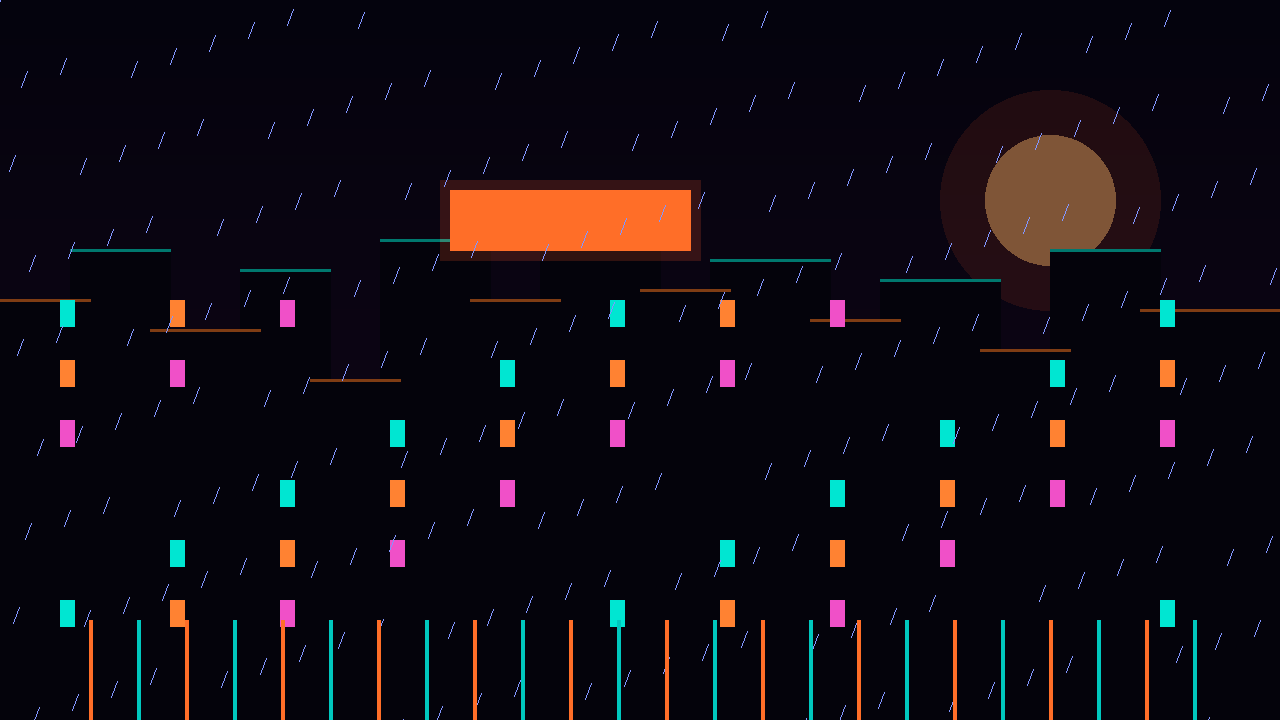
#> input picture platform-adapters/doubao/prompt-reverse-engineer/assets/examples/image_example/input.png, 1280 x 720 px
$ python analyze_image.py ../assets/examples/image_example/input.png   (older library calls are emulated)
#> lines starting #> are read from the running program, lines starting #| are printed output that depends on the picture; after the words box and inside, x2 and y2 are one past the last pixel; in counts of white or black regions, pixels touching at a corner belong together
#!/usr/bin/env python3
# -*- coding: utf-8 -*-
"""图片本地信号提取脚本（prompt-reverse-engineer 技能组件）。

只做可计算信号：尺寸/EXIF/主色（固定 4bit 分桶，非 k-means，保证幂等）/构图/质量/人脸。
语义判断（这是什么主体、什么风格）由 Agent 多模态本体完成。
退出码：0 成功 / 1 用法错误 / 2 输入不可读 / 3 URL 下载失败 / 4 解码失败
"""
import argparse
import hashlib
import io
import json
import math
import re
import sys

import cv2
import numpy as np
from PIL import Image

TOOL = "analyze_image.py"
SCHEMA_VERSION = "1.0"

HUE_NAMES = [
    (0, 30, "红"), (30, 60, "橙"), (60, 90, "黄"), (90, 150, "绿"),
    (150, 180, "青"), (180, 250, "蓝"), (250, 290, "紫"), (290, 330, "品红"),
    (330, 360, "红"),
]


def load_bytes(args):
    source = args.input
    if source == "-":
        data = sys.stdin.buffer.read()
        if not data:
            print("错误：stdin 无输入", file=sys.stderr)
            sys.exit(2)
        return data, source, "stdin"
    if re.match(r"^https?://", source):
        try:
            import requests
        except ImportError:
            print("错误：URL 输入需要 requests 库", file=sys.stderr)
            sys.exit(3)
        try:
            resp = requests.get(source, timeout=args.timeout)
            resp.raise_for_status()
        except Exception as exc:
            print(f"错误：URL 下载失败：{exc}", file=sys.stderr)
            sys.exit(3)
        return resp.content, source, "url"
    try:
        with open(source, "rb") as fh:
            return fh.read(), source, "file"
    except OSError as exc:
        print(f"错误：文件不可读：{exc}", file=sys.stderr)
        sys.exit(2)


def rounded(value, ndigits=4):
    return round(float(value), ndigits)


def aspect_ratio_str(w, h):
    g = math.gcd(int(w), int(h))
    return f"{int(w) // g}:{int(h) // g}"


def extract_exif(data: bytes):
    exif = {}
    try:
        img = Image.open(io.BytesIO(data))
        info = img.getexif()
        mapping = {
            271: "camera_make",
            272: "camera_model",
            37386: "focal_length_35mm",
            33437: "aperture_fnumber",
            37377: "shutter_speed",
            34855: "iso",
            306: "datetime",
            274: "orientation",
        }
        for tag_id, name in mapping.items():
            if tag_id in info:
                value = info[tag_id]
                exif[name] = str(value)
    except Exception:
        pass
    return exif


def analyze_bgr(bgr: np.ndarray, data_size: int, pil_format: str):
    h, w = bgr.shape[:2]
    gray = cv2.cvtColor(bgr, cv2.COLOR_BGR2GRAY)
    hsv = cv2.cvtColor(bgr, cv2.COLOR_BGR2HSV)

    # --- 主色：降采样 64x64 + 每通道 4bit 固定分桶（幂等） ---
    small = cv2.resize(bgr, (64, 64), interpolation=cv2.INTER_AREA)
    bins = {}
    for row in small.reshape(-1, 3):
        key = (int(row[0]) >> 4, int(row[1]) >> 4, int(row[2]) >> 4)
        bins[key] = bins.get(key, 0) + 1
    total_px = small.shape[0] * small.shape[1]
    ranked = sorted(bins.items(), key=lambda kv: (-kv[1], kv[0]))
    dominant_colors = []
    for (br, bg, bb), cnt in ranked[:8]:
        rep = ((br << 4) | 8, (bg << 4) | 8, (bb << 4) | 8)  # 桶中点代表色
        dominant_colors.append({
            "hex": "#%02X%02X%02X" % (rep[2], rep[1], rep[0]),  # RGB 顺序
            "rgb": [int(rep[2]), int(rep[1]), int(rep[0])],
            "ratio": round(cnt / total_px, 4),
        })

    # --- 亮度 / 对比度 / 饱和度 / 色温 / 灰阶 ---
    brightness_mean = rounded(gray.mean())
    brightness_std = rounded(gray.std())
    contrast = rounded(float(gray.max() - gray.min()) / 255.0 * 100.0, 2)
    sat = hsv[:, :, 1]
    saturation_mean = rounded(sat.mean())
    is_grayscale = bool(saturation_mean < 5.0)
    b_mean, r_mean = float(bgr[:, :, 0].mean()), float(bgr[:, :, 2].mean())
    if b_mean - r_mean > 12:
        temperature = "冷"
    elif r_mean - b_mean > 12:
        temperature = "暖"
    else:
        temperature = "中性"
    hue_hist = np.zeros(12, dtype=np.int64)
    mask = (hsv[:, :, 1] > 40) & (hsv[:, :, 2] > 40)
    hue_vals = (hsv[:, :, 0][mask] // 15).astype(np.int64)
    for hv in hue_vals:
        hue_hist[min(int(hv), 11)] += 1
    hue_index = int(np.argmax(hue_hist)) * 15
    dominant_hue_name = "未知"
    for lo, hi, name in HUE_NAMES:
        if lo <= hue_index < hi:
            dominant_hue_name = name
            break

    # --- 构图 ---
    grid = cv2.resize(gray, (3, 3), interpolation=cv2.INTER_AREA).astype(np.float64)
    grid_luminance = [[rounded(v) for v in row] for row in grid]
    center_weight = rounded(grid[1, 1] / max(gray.mean(), 1.0), 4)
    canny = cv2.Canny(gray, 100, 200)
    edge_density = rounded(canny.mean() / 255.0, 4)
    sobel_x = cv2.Sobel(gray, cv2.CV_32F, 1, 0, ksize=3)
    sobel_y = cv2.Sobel(gray, cv2.CV_32F, 0, 1, ksize=3)
    mag = cv2.magnitude(sobel_x, sobel_y)
    hi_mask = (mag > 60).astype(np.uint8)
    n_labels, labels, stats, _ = cv2.connectedComponentsWithStats(hi_mask, 8)
    if n_labels > 1:
        largest = 1 + int(np.argmax(stats[1:, cv2.CC_STAT_AREA]))
        x, y, bw, bh = stats[largest][:4]
        subject_center = [rounded((x + bw / 2) / w, 4), rounded((y + bh / 2) / h, 4)]
    else:
        subject_center = [0.5, 0.5]

    # --- 质量 ---
    laplacian_var = rounded(cv2.Laplacian(gray, cv2.CV_64F).var(), 2)
    overexposed = rounded(float((gray >= 250).mean()) * 100.0, 2)
    underexposed = rounded(float((gray <= 5).mean()) * 100.0, 2)

    # --- 人脸（Haar，静默降级） ---
    face_count = 0
    face_boxes = []
    try:
        cascade = cv2.CascadeClassifier(
            cv2.data.haarcascades + "haarcascade_frontalface_default.xml"
        )
        small_gray = cv2.resize(gray, (256, max(int(256 * h / w), 1)))
        found = cascade.detectMultiScale(small_gray, 1.1, 4)
        face_count = int(len(found))
        for (fx, fy, fw, fh) in found:
            face_boxes.append([
                rounded(fx / small_gray.shape[1], 4),
                rounded(fy / small_gray.shape[0], 4),
                rounded(fw / small_gray.shape[1], 4),
                rounded(fh / small_gray.shape[0], 4),
            ])
    except Exception:
        pass

    return {
        "meta": {
            "width": int(w),
            "height": int(h),
            "aspect_ratio": aspect_ratio_str(w, h),
            "format": pil_format or "unknown",
            "file_size": int(data_size),
        },
        "color": {
            "dominant_colors": dominant_colors,
            "brightness_mean": brightness_mean,
            "brightness_std": brightness_std,
            "contrast": contrast,
            "saturation_mean": saturation_mean,
            "color_temperature_hint": temperature,
            "is_grayscale": is_grayscale,
            "dominant_hue_name": dominant_hue_name,
        },
        "composition": {
            "grid_luminance_3x3": grid_luminance,
            "center_weight": center_weight,
            "edge_density": edge_density,
            "subject_bbox_center": subject_center,
        },
        "quality": {
            "laplacian_variance": laplacian_var,
            "overexposed_ratio": overexposed,
            "underexposed_ratio": underexposed,
        },
        "faces": {"face_count": face_count, "face_boxes": face_boxes},
    }


def main():
    parser = argparse.ArgumentParser(description="图片本地信号提取")
    parser.add_argument("input", help="输入：文件路径 | '-'=stdin | http(s) URL")
    parser.add_argument("-o", "--output", help="结果写入 JSON 文件（默认仅 stdout）")
    parser.add_argument("--max-size", type=int, default=4096,
                        help="处理前降采样的最大边长（默认 4096）")
    parser.add_argument("--timeout", type=float, default=15.0, help="URL 下载超时秒数")
    args = parser.parse_args()

    data, source, kind = load_bytes(args)
    bgr = None
    pil_format = "unknown"
    try:
        pil = Image.open(io.BytesIO(data))
#> pil is the input picture: PIL image 1280x720 RGB; mean R, G, B 16.4, 11.4, 18.4
        pil_format = pil.format or "unknown"
#> pil_format = 'PNG'
        rgb = pil.convert("RGB")
        bgr = cv2.cvtColor(np.array(rgb), cv2.COLOR_RGB2BGR)
    except Exception:
        arr = cv2.imdecode(np.frombuffer(data, np.uint8), cv2.IMREAD_COLOR)
        if arr is not None:
            bgr = arr
    if bgr is None:
        print("错误：无法解码为图片", file=sys.stderr)
        sys.exit(4)

    h, w = bgr.shape[:2]
#> h = 720; w = 1280
    max_dim = max(h, w)
#> max_dim = 1280
    if max_dim > args.max_size:
        scale = args.max_size / max_dim
        bgr = cv2.resize(
            bgr, (max(int(w * scale), 1), max(int(h * scale), 1)),
            interpolation=cv2.INTER_AREA,
        )

    envelope = {
        "schema_version": SCHEMA_VERSION,
        "tool": TOOL,
        "modality": "image",
        "input": {
            "source": source,
            "kind": kind,
            "sha256": hashlib.sha256(data).hexdigest(),
            "size_bytes": len(data),
        },
        "local_features": analyze_bgr(bgr, len(data), pil_format),
    }
#> in analyze_bgr, `hsv = cv2.cvtColor(bgr, cv2.COLOR_BGR2HSV)`: hsv: shape (720, 1280, 3); mean H, S, V 121.2, 189.4, 26.4
#> in analyze_bgr, `small = cv2.resize(bgr, (64, 64), interpolation=cv2.INTER_AREA)`:
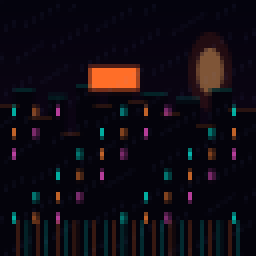
#> small: shape (64, 64, 3) (shown 4 times larger); mean B, G, R 18.4, 11.4, 16.4
#> the loop in analyze_bgr, `for row in small.reshape(-1, 3):` made 4096 passes
#> row on passes 1 to 3: [15, 4, 5], [13, 3, 4], [13, 3, 4]
#> after the loop in analyze_bgr, `for row in small.reshape(-1, 3):`: bins = 65 items
#> the loop in analyze_bgr, `for (br, bg, bb), cnt in ranked[:8]:` made 8 passes
#> (br, bg, bb, cnt, rep) on passes 1 to 8: (0, 0, 0, 2603, (8, 8, 8)), (1, 0, 0, 754, (24, 8, 8)), (2, 2, 0, 113, (40, 40, 8)), (1, 1, 3, 97, (24, 24, 56)), (1, 0, 2, 60, (24, 8, 40)), (2, 6, 15, 52, (40, 104, 248)), (3, 5, 7, 44, (56, 88, 120)), (1, 0, 1, 38, (24, 8, 24))
#> after the loop in analyze_bgr, `for (br, bg, bb), cnt in ranked[:8]:`: dominant_colors = 8 items
#> in analyze_bgr, `brightness_mean = rounded(gray.mean())`: brightness_mean = 13.54
#> in analyze_bgr, `brightness_std = rounded(gray.std())`: brightness_std = 32.46
#> in analyze_bgr, `contrast = rounded(float(gray.max() - gray.min()) / 255.0 * 100.0, 2)`: contrast = 60.78
#> in analyze_bgr, `sat = hsv[:, :, 1]`:
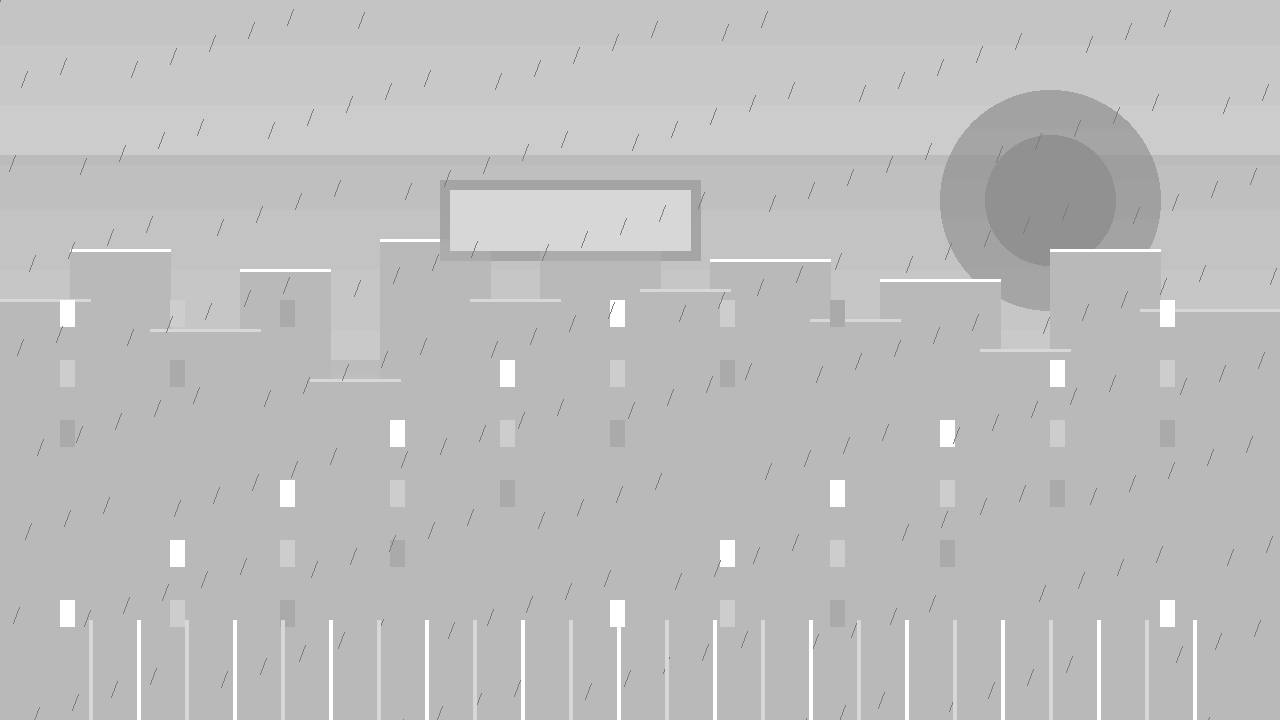
#> sat: shape (720, 1280); min 125, max 255, mean 189.4
#> in analyze_bgr, `saturation_mean = rounded(sat.mean())`: saturation_mean = 189.4
#> in analyze_bgr, `is_grayscale = bool(saturation_mean < 5.0)`: is_grayscale = False
#> in analyze_bgr, `b_mean, r_mean = float(bgr[:, :, 0].mean()), float(bgr[:, :, 2].mean())`: b_mean = 18.41; r_mean = 16.4
#> in analyze_bgr, `mask = (hsv[:, :, 1] > 40) & (hsv[:, :, 2] > 40)`:
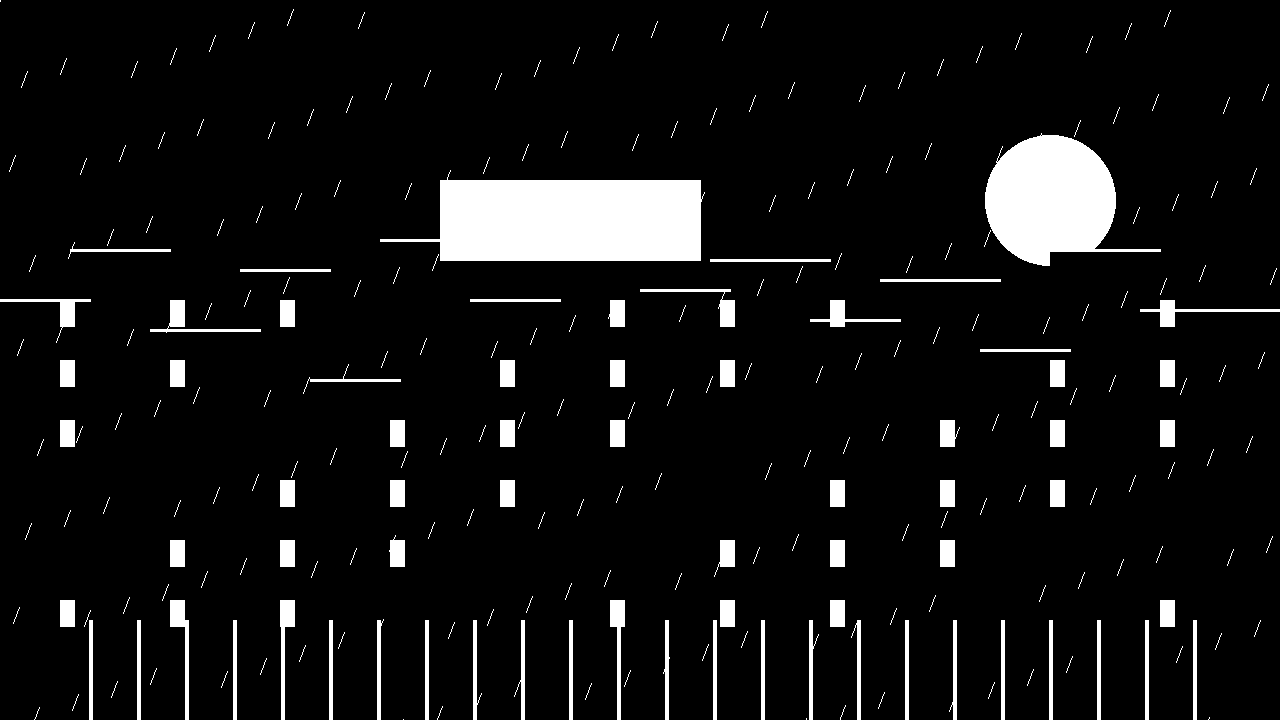
#> mask: shape (720, 1280) bool; 7.3% white; 262 white regions (192 under 20 px), largest, box (x1, y1, x2, y2) and area: (380, 170, 705, 261) 21341, (985, 133, 1161, 266) 13301, (170, 600, 189, 720) 805
#> after the loop in analyze_bgr, `for hv in hue_vals:`: hue_hist = [41646, 0, 0, 0, 0, 12264, 0, 3635, 0, 0, 5227, 4586]
#> in analyze_bgr, `hue_index = int(np.argmax(hue_hist)) * 15`: hue_index = 0
#> in analyze_bgr, `grid = cv2.resize(gray, (3, 3), interpolation=cv2.INTER_AREA).astype(n..`: grid = [[6, 23, 18], [10, 15, 12], [13, 13, 11]]
#> in analyze_bgr, `center_weight = rounded(grid[1, 1] / max(gray.mean(), 1.0), 4)`: center_weight = 1.11
#> in analyze_bgr, `canny = cv2.Canny(gray, 100, 200)`: canny: shape (720, 1280); 2% white in thin lines or dots
#> in analyze_bgr, `edge_density = rounded(canny.mean() / 255.0, 4)`: edge_density = 0.0204
#> in analyze_bgr, `sobel_y = cv2.Sobel(gray, cv2.CV_32F, 0, 1, ksize=3)`:
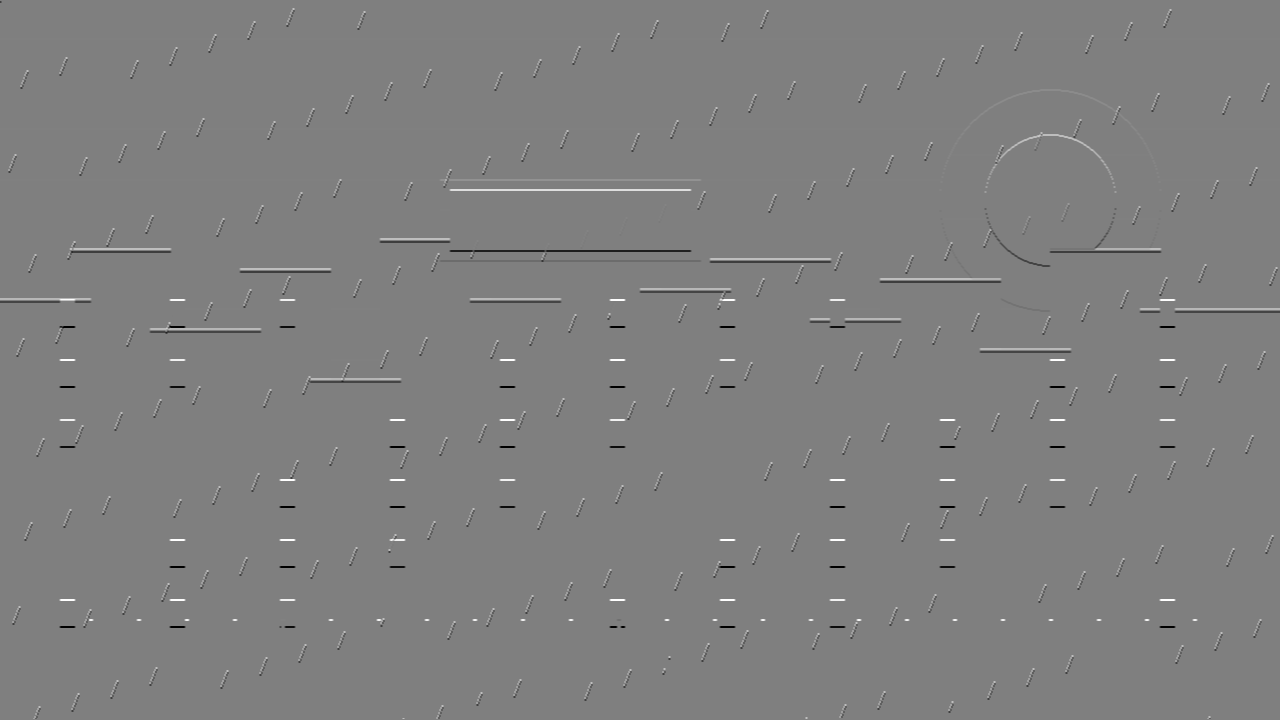
#> sobel_y: shape (720, 1280) float32; min -620, max 620, mean 0.1; drawn with min black and max white
#> in analyze_bgr, `hi_mask = (mag > 60).astype(np.uint8)`: hi_mask: shape (720, 1280); values 0 (black) and 1 (white), 4.2% white in thin lines or dots
#> in analyze_bgr, `n_labels, labels, stats, _ = cv2.connectedComponentsWithStats(hi_mask,..`:
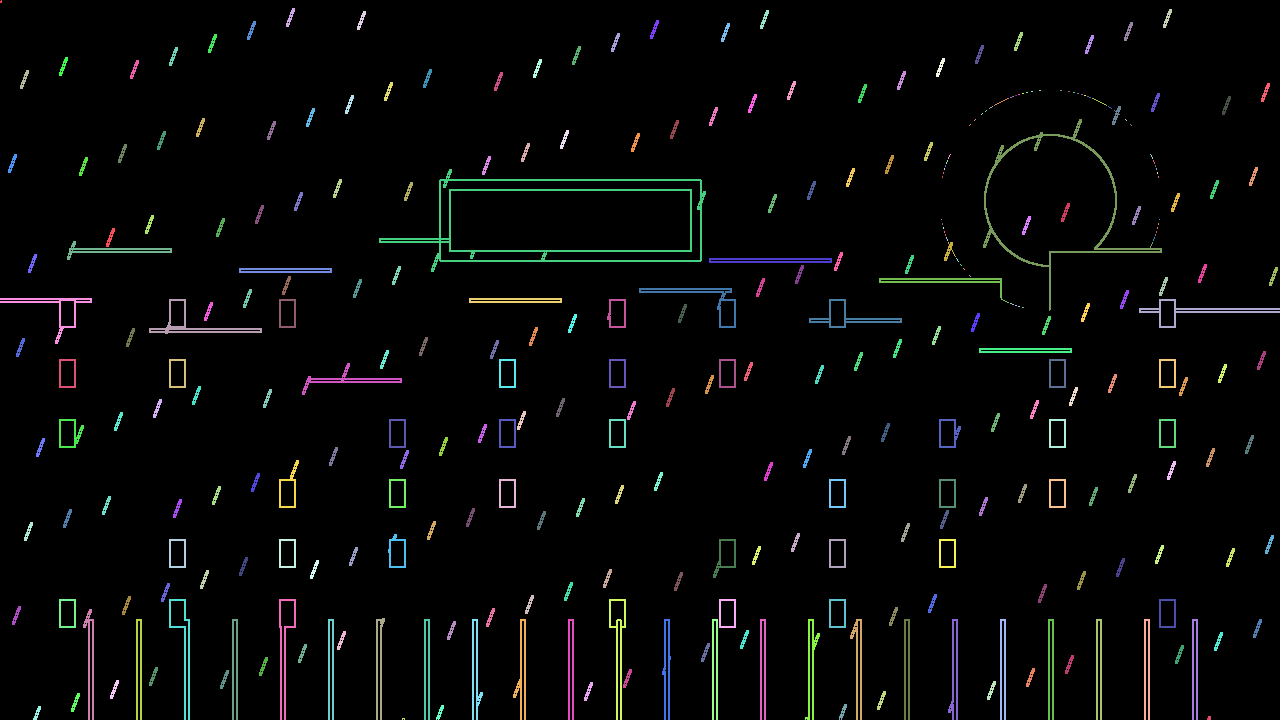
#> labels: shape (720, 1280) int32; 314 distinct labels, from 0 to 313; one colour per label, 0 black
#> in analyze_bgr, `n_labels, labels, stats, _ = cv2.connectedComponentsWithStats(hi_mask,..`: n_labels = 314; stats = 314 rows, first 6: [0, 0, 1280, 720, 882434], [0, 0, 2, 3, 5], [286, 8, 9, 19, 66], [1163, 9, 9, 19, 66], [357, 11, 9, 19, 66], [760, 10, 9, 19, 66]
#> in analyze_bgr, `largest = 1 + int(np.argmax(stats[1:, cv2.CC_STAT_AREA]))`: largest = 81
#> in analyze_bgr, `x, y, bw, bh = stats[largest][:4]`: x = 379; y = 169; bw = 327; bh = 103
#> in analyze_bgr, `subject_center = [rounded((x + bw / 2) / w, 4), rounded((y + bh / 2) /..`: subject_center = [0.424, 0.306]
#> in analyze_bgr, `laplacian_var = rounded(cv2.Laplacian(gray, cv2.CV_64F).var(), 2)`: laplacian_var = 1489.1
#> in analyze_bgr, `overexposed = rounded(float((gray >= 250).mean()) * 100.0, 2)`: overexposed = 0
#> in analyze_bgr, `underexposed = rounded(float((gray <= 5).mean()) * 100.0, 2)`: underexposed = 74.68
#> in analyze_bgr, `small_gray = cv2.resize(gray, (256, max(int(256 * h / w), 1)))`:
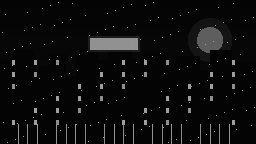
#> small_gray: shape (144, 256); min 4, max 159, mean 13.1
#> in analyze_bgr, `found = cascade.detectMultiScale(small_gray, 1.1, 4)`: found = ()
#> in analyze_bgr, `face_count = int(len(found))`: face_count = 0
#> after the loop in analyze_bgr, `for (fx, fy, fw, fh) in found:`: face_boxes = []
    envelope["local_features"]["meta"]["exif"] = extract_exif(data)
#> after the loop in extract_exif, `for tag_id, name in mapping.items():`: exif = 0 items
    out = json.dumps(envelope, ensure_ascii=False, sort_keys=True)
    if args.output:
        with open(args.output, "w", encoding="utf-8") as fh:
            fh.write(out + "\n")
    print(out)
#> (printed output is left out)


if __name__ == "__main__":
    sys.stdout.reconfigure(encoding="utf-8")
    sys.stderr.reconfigure(encoding="utf-8")
    main()
